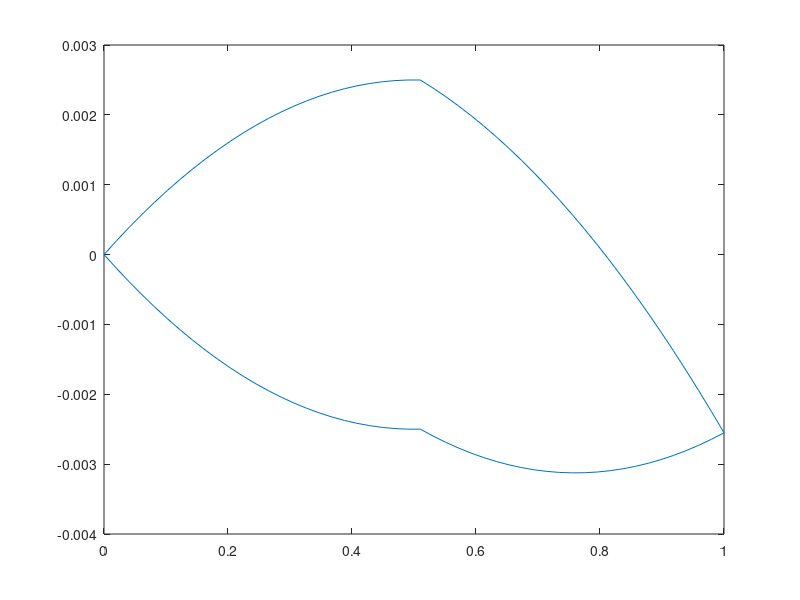

MATLAB code for this plot:

clear all

np = 100;
nx = floor(np/2);
xc = linspace(0, 1, nx);

y_t = 0.01 * xc .* (1 - xc);
flap_start = 0.5; % 60% chord
flap_gradient = -0.005;
flap_start_idx = floor(flap_start * nx);
flap_end_val = (xc(nx) - xc(flap_start_idx)) * flap_gradient;

y_c = zeros(1, nx);

y_c((flap_start_idx + 1):end) = linspace(0, flap_end_val, nx - flap_start_idx);

yup = y_c + y_t;
ylo = y_c - y_t;


ys = cat(2, flip(yup, 2), ylo(2:end));
xs = cat(2, flip(xc, 2), xc(2:end));

plot(xs, ys)
